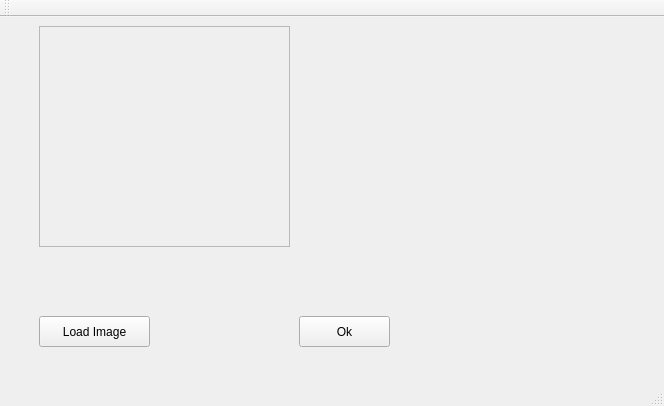
<?xml version="1.0" encoding="UTF-8"?>
<ui version="4.0">
 <class>MainWindow</class>
 <widget class="QMainWindow" name="MainWindow">
  <property name="windowModality">
   <enum>Qt::NonModal</enum>
  </property>
  <property name="enabled">
   <bool>true</bool>
  </property>
  <property name="geometry">
   <rect>
    <x>0</x>
    <y>0</y>
    <width>664</width>
    <height>406</height>
   </rect>
  </property>
  <property name="sizePolicy">
   <sizepolicy hsizetype="Expanding" vsizetype="Expanding">
    <horstretch>0</horstretch>
    <verstretch>0</verstretch>
   </sizepolicy>
  </property>
  <property name="windowTitle">
   <string>Histogramador</string>
  </property>
  <property name="animated">
   <bool>true</bool>
  </property>
  <widget class="QWidget" name="centralWidget">
   <widget class="QWidget" name="widget" native="true">
    <property name="geometry">
     <rect>
      <x>39</x>
      <y>9</y>
      <width>601</width>
      <height>321</height>
     </rect>
    </property>
    <property name="sizePolicy">
     <sizepolicy hsizetype="Expanding" vsizetype="Expanding">
      <horstretch>0</horstretch>
      <verstretch>0</verstretch>
     </sizepolicy>
    </property>
    <property name="autoFillBackground">
     <bool>false</bool>
    </property>
    <widget class="QScrollArea" name="widImg">
     <property name="geometry">
      <rect>
       <x>0</x>
       <y>0</y>
       <width>251</width>
       <height>221</height>
      </rect>
     </property>
     <property name="widgetResizable">
      <bool>true</bool>
     </property>
     <widget class="QWidget" name="scrollAreaWidgetContents">
      <property name="geometry">
       <rect>
        <x>0</x>
        <y>0</y>
        <width>249</width>
        <height>219</height>
       </rect>
      </property>
      <property name="sizePolicy">
       <sizepolicy hsizetype="Expanding" vsizetype="Expanding">
        <horstretch>0</horstretch>
        <verstretch>0</verstretch>
       </sizepolicy>
      </property>
     </widget>
    </widget>
    <widget class="QCustomPlot" name="customPlot" native="true">
     <property name="geometry">
      <rect>
       <x>260</x>
       <y>0</y>
       <width>341</width>
       <height>281</height>
      </rect>
     </property>
     <property name="sizePolicy">
      <sizepolicy hsizetype="Expanding" vsizetype="Expanding">
       <horstretch>0</horstretch>
       <verstretch>0</verstretch>
      </sizepolicy>
     </property>
    </widget>
    <widget class="QPushButton" name="btOk">
     <property name="geometry">
      <rect>
       <x>260</x>
       <y>290</y>
       <width>91</width>
       <height>31</height>
      </rect>
     </property>
     <property name="text">
      <string>Ok</string>
     </property>
    </widget>
    <widget class="QPushButton" name="btLoad">
     <property name="geometry">
      <rect>
       <x>0</x>
       <y>290</y>
       <width>111</width>
       <height>31</height>
      </rect>
     </property>
     <property name="text">
      <string>Load Image</string>
     </property>
    </widget>
   </widget>
  </widget>
  <widget class="QMenuBar" name="menuBar">
   <property name="geometry">
    <rect>
     <x>0</x>
     <y>0</y>
     <width>664</width>
     <height>27</height>
    </rect>
   </property>
  </widget>
  <widget class="QToolBar" name="mainToolBar">
   <attribute name="toolBarArea">
    <enum>TopToolBarArea</enum>
   </attribute>
   <attribute name="toolBarBreak">
    <bool>false</bool>
   </attribute>
  </widget>
  <widget class="QStatusBar" name="statusBar"/>
 </widget>
 <layoutdefault spacing="6" margin="11"/>
 <customwidgets>
  <customwidget>
   <class>QCustomPlot</class>
   <extends>QWidget</extends>
   <header>qcustomplot.h</header>
   <container>1</container>
  </customwidget>
 </customwidgets>
 <resources/>
 <connections/>
</ui>
